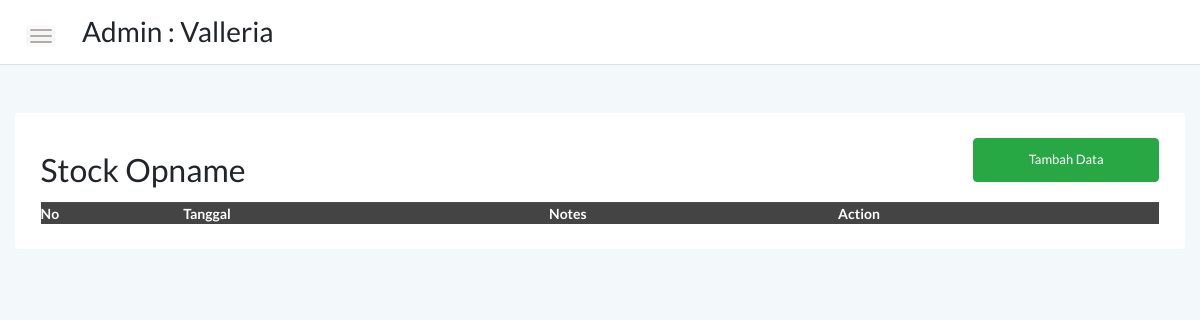
Before: /psg/admin/stock_opname.php (signed in) with the older database file.
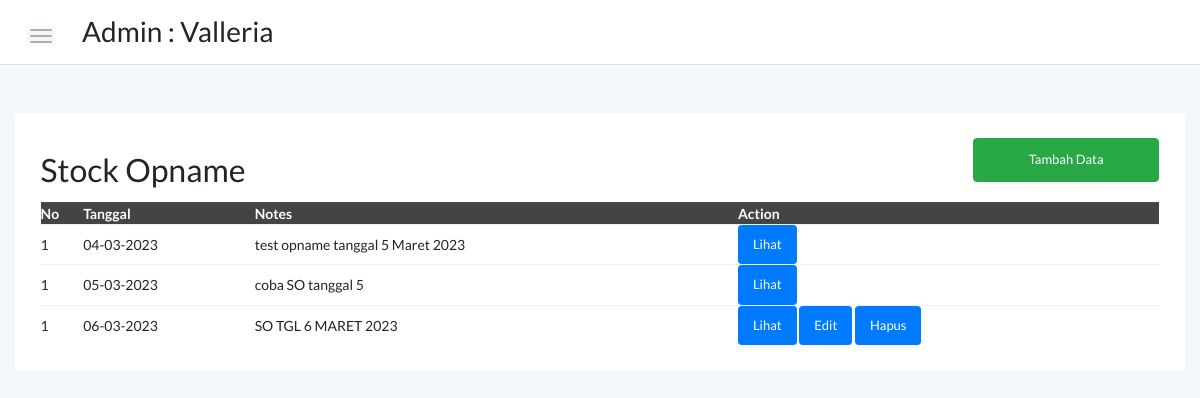
After: the same page with the newer database file.
### tables this page shows
CREATE TABLE `stock_opname` (
  `id` int(11) NOT NULL,
  `tanggal` datetime NOT NULL,
  `notes` text NOT NULL,
  `status` varchar(20) NOT NULL
);

### psg/admin/stock_opname.php (the view, shortened to what the changed rows need)
<!doctype html>
<html class="no-js" lang="en">
<?php
include '../dbconnect.php';
?>
<head>
    <link rel="stylesheet" href="assets/css/bootstrap.min.css">
    <link rel="stylesheet" href="assets/css/font-awesome.min.css">
    <link rel="stylesheet" href="assets/css/themify-icons.css">
    <link rel="stylesheet" href="assets/css/metisMenu.css">
    <link rel="stylesheet" href="assets/css/owl.carousel.min.css">
    <link rel="stylesheet" href="assets/css/slicknav.min.css">
    <link rel="stylesheet" href="https://www.amcharts.com/lib/3/plugins/export/export.css" type="text/css" media="all" />
    <link rel="stylesheet" type="text/css" href="https://cdn.datatables.net/1.10.19/css/jquery.dataTables.min.css">
    <link rel="stylesheet" type="text/css" href="https://cdn.datatables.net/1.10.19/css/jquery.dataTables.css">
    <link rel="stylesheet" type="text/css" href="https://cdn.datatables.net/1.10.18/css/dataTables.bootstrap4.min.css">
    <link rel="stylesheet" type="text/css" href="https://cdn.datatables.net/responsive/2.2.3/css/responsive.bootstrap.min.css">
    <link rel="stylesheet" type="text/css" href="https://cdn.datatables.net/responsive/2.2.3/css/responsive.jqueryui.min.css">
    <link rel="stylesheet" type="text/css" href="https://cdn.datatables.net/buttons/1.5.2/css/buttons.dataTables.min.css">
    <link rel="stylesheet" href="assets/css/typography1.css">
    <link rel="stylesheet" href="assets/css/default-css.css">
    <link rel="stylesheet" href="assets/css/styles5.css">
    <link rel="stylesheet" href="assets/css/responsive.css">
</head>
<body>
    <div class="page-container">
        <div class="main-content">
            <div class="main-content-inner">
                <div class="row mt-5 mb-5">
                    <div class="col-12">
                        <div class="card">
                            <div class="card-body">
                                <div class="d-sm-flex justify-content-between align-items-center">
                                    <h2>Stock Opname</h2>
                                </div>
                                <div class="datatable-dark table-responsive">
                                    <table id="dataTable3" class="display" style="width:100%">
                                        <thead class="thead-dark">
                                            <tr>
                                                <th>No</th>
                                                <th>Tanggal</th>
                                                <th>Notes</th>
                                                <th>Action</th>
                                            </tr>
                                        </thead>
                                        <tbody>
                                            <?php
                                            $brgs = mysqli_query($conn, "SELECT * from stock_opname");
                                            $no = 1;
                                            while ($p = mysqli_fetch_array($brgs)) {
                                                $id = $p['id'];
                                            ?>
                                                <tr>
                                                    <td><?= $no ?></td>
                                                    <td><?= date('d-m-Y', strtotime($p['tanggal'])) ?></td>
                                                    <td><?= $p['notes'] ?></td>
                                                    <td>
                                                        <button type="button" class="btn btn-sm btn-primary" onclick="lihatModal(<?= $id ?>)">Lihat</button>
                                                        <?php if ($p['status'] == 'pending') { ?>
                                                            <button type="button" class="btn btn-sm btn-primary" onclick="editModal(<?= $id ?>)">Edit</button>
                                                            <button type="button" class="btn btn-sm btn-primary" onclick="hapusModal(<?= $id ?>)">Hapus</button>
                                                        <?php } ?>
                                                    </td>
                                                </tr>
                                            <?php } ?>
                                        </tbody>
                                    </table>
                                </div>
                            </div>
                        </div>
                    </div>
                </div>
            </div>
        </div>
    </div>
</body>
</html>

Changed rows visible on the page:
added stock_opname: tanggal "04-03-2023", notes "test opname tanggal 5 Maret 2023"
added stock_opname: tanggal "05-03-2023", notes "coba SO tanggal 5"
added stock_opname: tanggal "06-03-2023", notes "SO TGL 6 MARET 2023"
